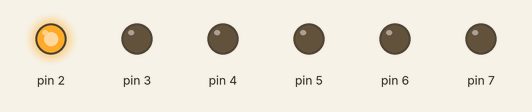
Simulated run of this sketch. Board: Arduino Uno, built with avr-gcc and run on an emulated ATmega328P. Parts: output pins drawn as LEDs (lit = HIGH).

Above: at 0.05 s.
At 0.35 s:
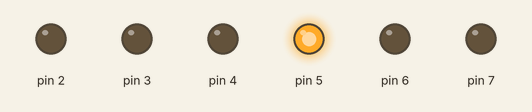
At 0.75 s:
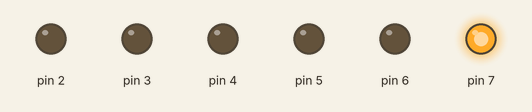
At 1.45 s:
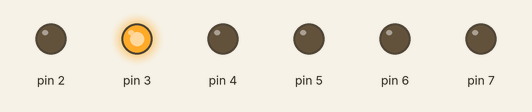
At 2.15 s:
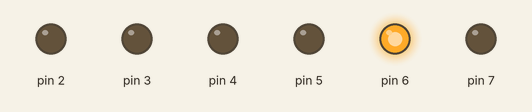
At 2.85 s:
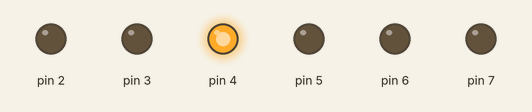
Timing chart, 0 to 3.1 s (numbered marks = the images above):
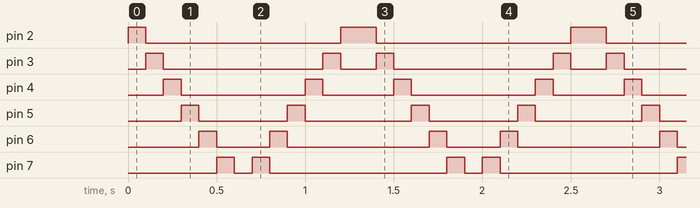

Measured:
- by itself, pin 2: repeats every 1.3 s: LOW 1.1 s, HIGH 0.20 s
- by itself, pin 3: repeats every 1.3 s: LOW 0.90 s, HIGH 0.10 s, LOW 0.20 s, HIGH 0.10 s
- by itself, pin 4: repeats every 1.3 s: LOW 0.70 s, HIGH 0.10 s, LOW 0.40 s, HIGH 0.10 s
- by itself, pin 5: alternates HIGH for 0.10 s and LOW for 0.50 s
- by itself, pin 6: repeats every 1.3 s: LOW 0.30 s, HIGH 0.10 s, LOW 0.80 s, HIGH 0.10 s
- by itself, pin 7: repeats every 1.3 s: LOW 0.10 s, HIGH 0.10 s, LOW 1.0 s, HIGH 0.10 s

The sketch:

Led_intermitente_1.ino
```cpp
int Led1 = 13;
int x;
int v= 100;
void setup() {
  // put your setup code here, to run once:
  //pinMode(Led1, OUTPUT);
  for (int x1=2; x1<8;x1++) {
    pinMode(x1,OUTPUT);
  }

}

void loop() {
  // put your main code here, to run repeatedly:

  for (int x1 = 2; x1 < 8; x1++) {
    digitalWrite(x1,HIGH);
    delay(v);
    digitalWrite(x1,LOW);
    //delay(v);
  };
  for (int x1 = 8; x1 >= 2; x1--) {
    digitalWrite(x1,HIGH);
    delay(v);
    digitalWrite(x1,LOW);
    //delay(v);
  }
}
```
